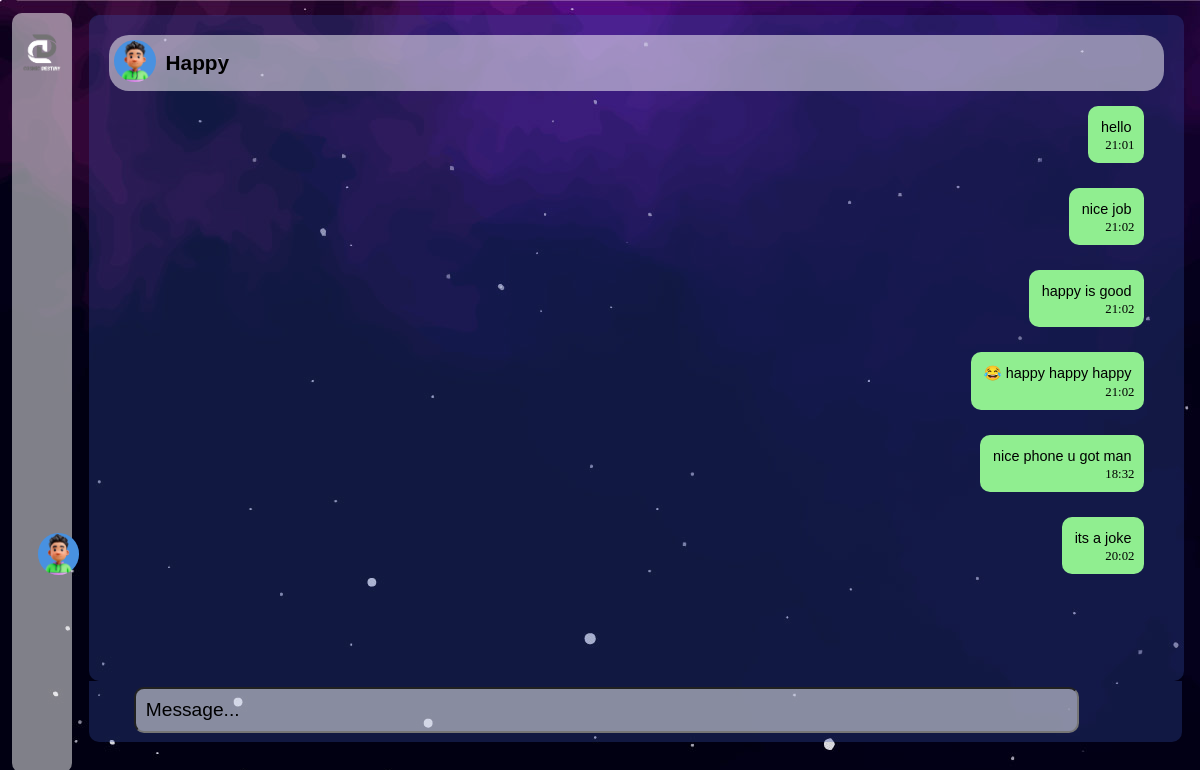
The app's page /chat.php, older data.
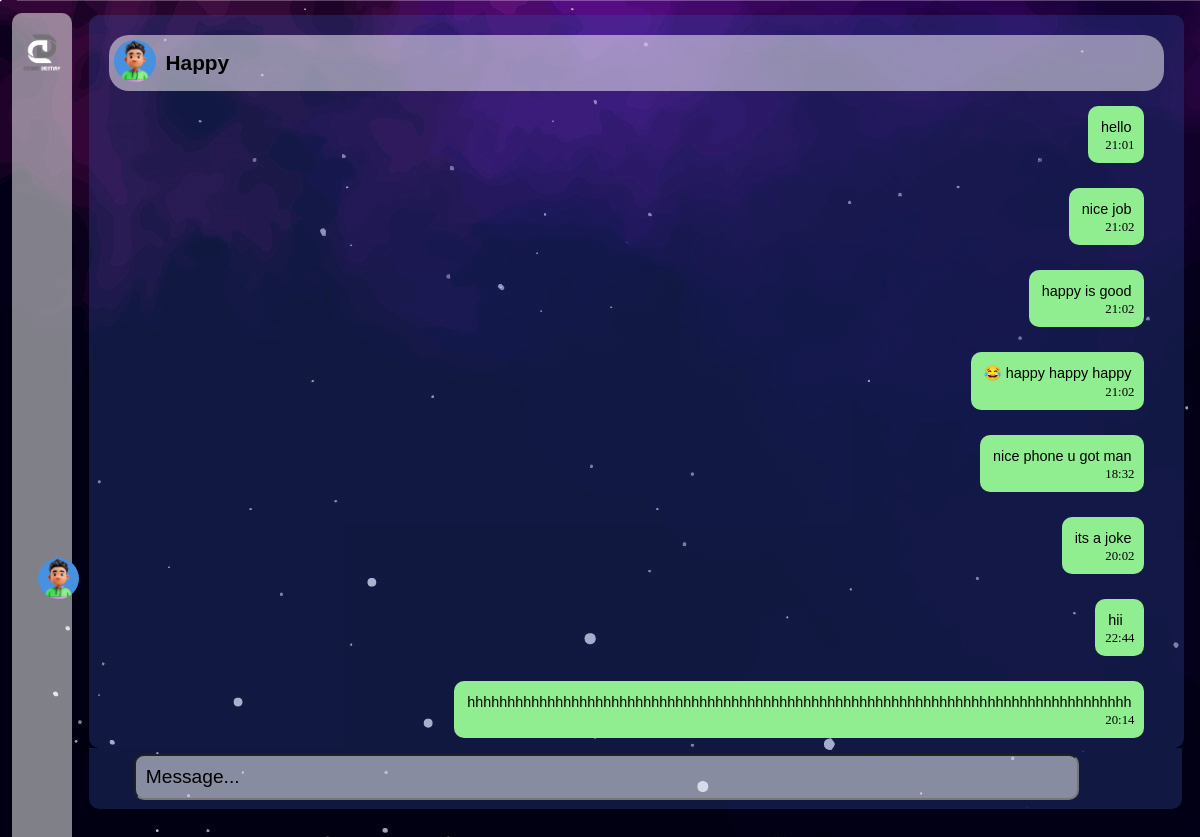
The same page, newer data.
### tables this page shows
CREATE TABLE "chat" (
	"username"	TEXT NOT NULL,
	"message"	TEXT
, "date"	TEXT);

### chat.php (the view, shortened to what this page needs)
<!DOCTYPE html>
<html lang="en">
<head>
    <link rel="stylesheet" type="text/css" href="chat.css">
</head>
<body style="background:url('img/bg.jpg');">
    <div class="main-con">
        <div class="side-bar">
            <div class="logo-con">
                <img class="logo" src="img/logo.png" alt="logo">
            </div>
            <div class="elements">
            </div>
            <div class="profile-con">
                <a class="anchor ele" href="#"><i class="fi fi-rr-bell ele noti"></i></a>
                <a class="anchor" href="#"><img class="profile_img" src="img/profile.jpg" alt="profile-img"></a>
            </div>
        </div>
        <div class="all-con">
            <div id="message-con">
                <div class="nav">
                    <a href="chat.php"><img src="img/profile.jpg" alt="profile_pic"></a>
                    <?php
                    $name = "Happy";
                    echo '<li id="name">' . $name . '</li>';
                    ?>
                </div>
                <?php
                try {
                    $pdo = new PDO("sqlite:celestial_connections.db");
                    $query2 = $pdo->prepare('SELECT message, date FROM chat WHERE username = :username');
                    $query2->bindValue(':username', $name, PDO::PARAM_STR);
                    $query2->execute();
                    $messages = $query2->fetchAll(PDO::FETCH_ASSOC);
                } catch (PDOException $e) {
                    echo "Error: " . $e->getMessage();
                }
                if ($messages) {
                    foreach ($messages as $message) {
                        echo '<div class="message">';
                        echo '<p class="main_message">' . htmlspecialchars($message['message']) . '</p>';
                        echo '<label class="time">' . htmlspecialchars($message['date']) . '</label>';
                        echo '</div>';
                    }
                } else {
                }
                ?>
            </div>
            <div class="send-con">
                <div class="logos">
                    <i class="fi fi-rr-smile logo2" onclick="show_emojis()"></i>
                    <input onclick="disappear()" id="in" name="message" type="text" value="Message..."
                        onkeydown="message_send(event)">
                    <i class="fi fi-rs-rocket-lunch logo2 send_btn" id="send" onclick="send()"></i>
                </div>
            </div>
        </div>
    </div>
</body>
</html>

### chat.css (style rules this page uses)
body { margin: 0; width: 100%; }
.main-con { display: flex; overflow-y: hidden; }
.side-bar { width: 5%; background-color: rgba(255, 255, 255, 0.5); height: 95vh; margin-top: 13px; border-radius: 10px; margin-left: 12px; position: sticky; top: 0; }
.logo-con { height: 30vh; }
.logo { width: 100%; margin-top: 10px; }
.elements { display: flex; flex-direction: column; }
.ele { font-size: 1.5rem; margin-top: 20px; height: 55px; }
.anchor { text-decoration: none; color: white; margin: auto; }
.profile-con { margin-top: 95px; }
.profile_img { margin-top: 20px; width: 70%; margin-left: 8.5px; border-radius: 50px; }
.all-con { width: 93%; margin-left: 17px; }
.nav { position: relative; top: 10px; display: flex; font-family: sans-serif; align-items: center; background-color: rgba(255, 255, 255, 0.5); margin: 0px; padding: 5px; border-radius: 20px; }
.nav a { text-decoration: none; color: white; width: 4%; }
.nav img { width: 100%; border-radius: 100px; }
.nav li { list-style: none; font-weight: bold; font-size: 1.3rem; margin-left: 10px; }
#message-con { margin-top: 15px; padding-left: 20px; padding-right: 20px; padding-top: 10px; border-radius: 10px; width: 95%; height: 82vh; background-color: rgba(54, 82, 173, 0.3); overflow-y: scroll; }
#in { width: 85%; position: relative; top: 6px; padding-left: 10px; margin-left: 20px; font-size: 1.2rem; height: 40px; border-radius: 10px; color: black; background-color: rgba(255, 255, 255, 0.5); }
.send-con { position: sticky; bottom: 0; }
.logo2 { font-size: 2rem; margin-left: 15px; position: relative; top: 8px; color: white; cursor: pointer; padding: 5px; height: 0px; }
.logos { padding-bottom: 15px; border-bottom-left-radius: 10px; border-bottom-right-radius: 10px; width: 98.4%; background-color: rgba(54, 82, 173, 0.3); display: flex; }
.message { margin-left: auto; display: flex; flex-direction: column; background-color: lightgreen; color: black; padding: 10px; max-width: fit-content; border-radius: 10px; margin-top: 25px; margin-right: 20px; margin-bottom: 25px; }
.main_message { margin: 3px; font-family: sans-serif; font-size: 0.9rem; }
.time { margin-left: auto; font-size: 0.8rem; }

Row changes from the older to the newer data that the page shows:
added chat: message "hii", date "22:44"
added chat: message "hhhhhhhhhhhhhhhhhhhhhhhhhhhhhhhhhhhhhhhhhhhhhhhhhhhhhhhhhhhhhhhhhhhhhhhhhhhhhhhhhhh", date "20:14"
